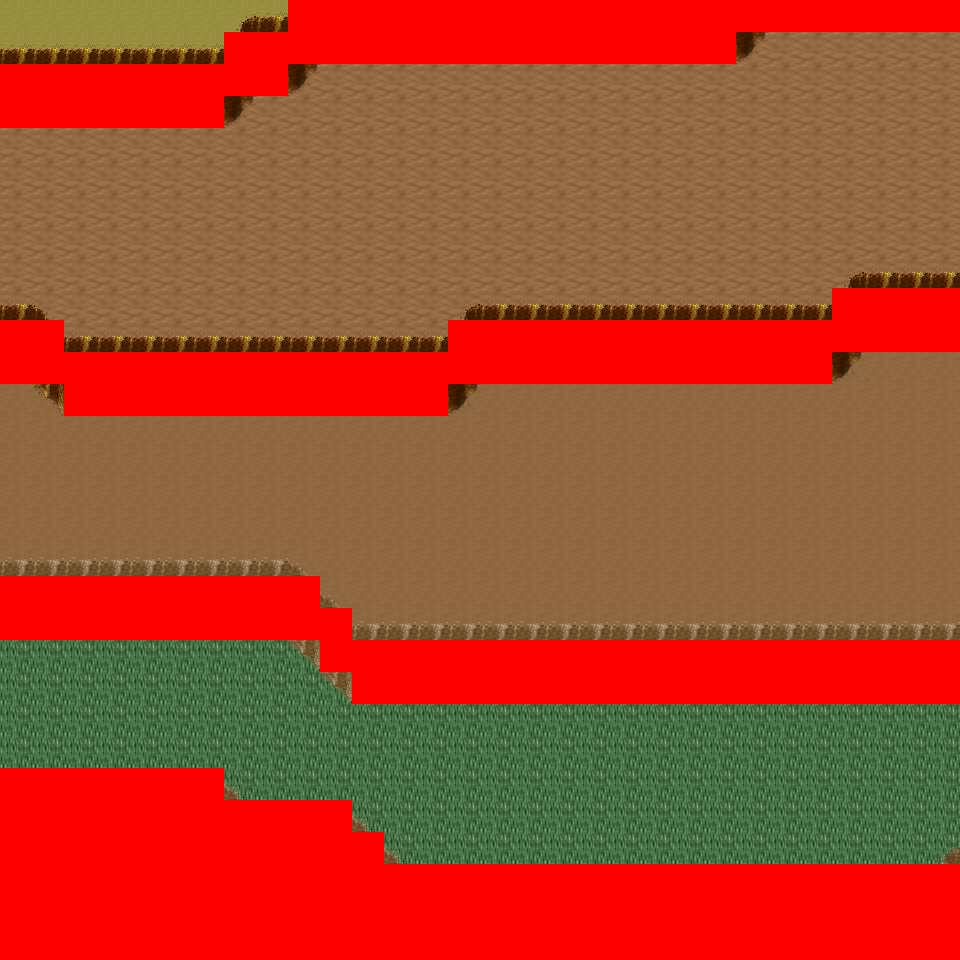

Rendered tile map (Tiled .tmx) drawn with the repository's tilesets; below, a short description and the map source with its tile grids summarised:
An orthogonal 30x30 tile map with 32x32 px tiles, 6 tile layers (Ground, Object, Object2, Above, ...), 8 tilesets and 8 objects (8x mapExit).

<map version="1.0" orientation="orthogonal" renderorder="right-down" width="30" height="30" tilewidth="32" tileheight="32" nextobjectid="9">
  <tileset firstgid="1" name="tileset_logic_collision" tilewidth="32" tileheight="32" tilecount="1" columns="1">
    <image source="../drawable/tileset_logic_collision.png" width="32" height="32" />
  </tileset>
  <tileset firstgid="2" name="tileset_ground_ground" tilewidth="32" tileheight="32" tilecount="33" columns="3">
    <image source="../drawable/tileset_ground_ground.png" width="96" height="352" />
  </tileset>
  <tileset firstgid="35" name="tileset_ground_ridge_earth_pale" tilewidth="32" tileheight="32" tilecount="96" columns="12">
    <image source="../drawable/tileset_ground_ridge_earth_pale.png" width="384" height="256" />
  </tileset>
  <tileset firstgid="131" name="tileset_ground_ridge_earth_dark" tilewidth="32" tileheight="32" tilecount="96" columns="12">
    <image source="../drawable/tileset_ground_ridge_earth_dark.png" width="384" height="256" />
  </tileset>
  <tileset firstgid="227" name="tileset_terrain_desert" tilewidth="32" tileheight="32" tilecount="88" columns="8">
    <image source="../drawable/tileset_terrain_desert.png" width="256" height="352" />
  </tileset>
  <tileset firstgid="315" name="tileset_plant_tree_tree_darkgreen" tilewidth="32" tileheight="32" tilecount="88" columns="8">
    <image source="../drawable/tileset_plant_tree_tree_darkgreen.png" width="256" height="352" />
  </tileset>
  <tileset firstgid="403" name="tileset_ground_sand_2" tilewidth="32" tileheight="32" tilecount="15" columns="5">
    <image source="../drawable/tileset_ground_sand_2.png" width="160" height="96" />
  </tileset>
  <tileset firstgid="418" name="tileset_plant_cactus_2" tilewidth="32" tileheight="32" tilecount="10" columns="5">
    <image source="../drawable/tileset_plant_cactus_2.png" width="160" height="64" />
  </tileset>
  <layer name="Ground" width="30" height="30">
    <data>[900 cells, 900 non-empty, 6 distinct tile ids]</data>
  </layer>
  <layer name="Object" width="30" height="30">
    <data>[900 cells, 355 non-empty, 24 distinct tile ids]</data>
  </layer>
  <layer name="Object2" width="30" height="30">
    <data>[900 cells, 0 non-empty, 0 distinct tile ids]</data>
  </layer>
  <layer name="Above" width="30" height="30">
    <data>[900 cells, 20 non-empty, 12 distinct tile ids]</data>
  </layer>
  <layer name="Above2" width="30" height="30">
    <data>[900 cells, 0 non-empty, 0 distinct tile ids]</data>
  </layer>
  <layer name="Walkable" width="30" height="30">
    <data>[900 cells, 293 non-empty, 1 distinct tile ids]</data>
  </layer>
  <objectgroup name="MapEvents">
    <object id="1" name="north" type="mapExit" x="0" y="0" width="288" height="32">
      <properties>
        <property name="map" value="level_0_x52_y147" />
        <property name="x" value="0" />
        <property name="y" value="28" />
      </properties>
    </object>
    <object id="2" name="west" type="mapExit" x="0" y="0" width="32" height="64">
      <properties>
        <property name="map" value="level_0_x51_y148" />
        <property name="x" value="28" />
        <property name="y" value="0" />
      </properties>
    </object>
    <object id="3" name="west2" type="mapExit" x="0" y="128" width="32" height="192">
      <properties>
        <property name="map" value="level_0_x51_y148" />
        <property name="x" value="28" />
        <property name="y" value="4" />
      </properties>
    </object>
    <object id="4" name="west3" type="mapExit" x="0" y="384" width="32" height="192">
      <properties>
        <property name="map" value="level_0_x51_y148" />
        <property name="x" value="28" />
        <property name="y" value="12" />
      </properties>
    </object>
    <object id="5" name="west4" type="mapExit" x="0" y="640" width="32" height="128">
      <properties>
        <property name="map" value="level_0_x51_y148" />
        <property name="x" value="28" />
        <property name="y" value="20" />
      </properties>
    </object>
    <object id="6" name="east" type="mapExit" x="928" y="32" width="32" height="256">
      <properties>
        <property name="map" value="level_0_x53_y148" />
        <property name="x" value="1" />
        <property name="y" value="1" />
      </properties>
    </object>
    <object id="7" name="east2" type="mapExit" x="928" y="352" width="32" height="288">
      <properties>
        <property name="map" value="level_0_x53_y148" />
        <property name="x" value="1" />
        <property name="y" value="11" />
      </properties>
    </object>
    <object id="8" name="east3" type="mapExit" x="928" y="704" width="32" height="160">
      <properties>
        <property name="map" value="level_0_x53_y148" />
        <property name="x" value="1" />
        <property name="y" value="22" />
      </properties>
    </object>
  </objectgroup>
</map>
